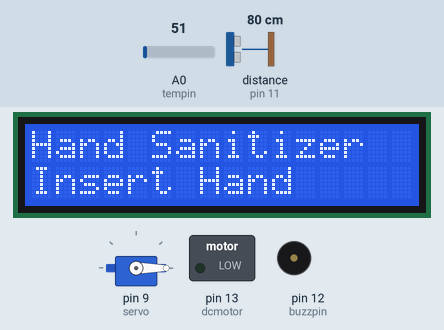
Recording of a sketch running on a simulated Arduino Uno, built with avr-gcc and run on an emulated ATmega328P. Shown: servo, 16×2 character LCD, switched loads named in the sketch (green lamp = pin HIGH), buzzer (waves = sounding, pin HIGH). Wiring (inferred from the names in the program): ultrasonic range finder: trigger pin 10; echo pin 11. The test bench sets the inputs (shaded band); at power-on: distance to the obstacle (sensor on pin 11) 80 cm, A0 (tempin) = 51. The echo pulse lasts 58.3 µs per cm; pins used as bus, display or sensor lines are not drawn; what the sketch prints to the serial monitor is not drawn.

Above: at 1.2 s.
1.3 s: distance to the obstacle (sensor on pin 11) set to 12 cm
4.4 s: distance to the obstacle (sensor on pin 11) set to 9 cm
At 6.2 s:
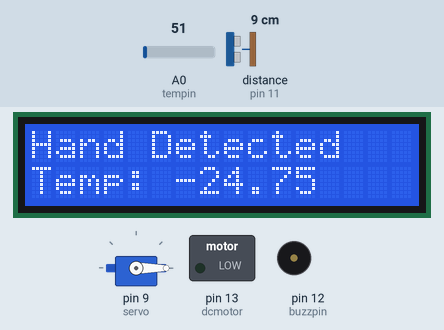
7.1 s: distance to the obstacle (sensor on pin 11) set to 250 cm
At 9.0 s:
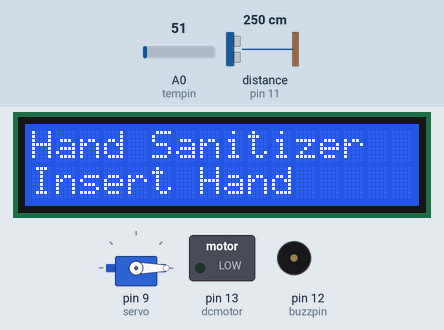
10.2 s: distance to the obstacle (sensor on pin 11) set to 2 cm
At 10.6 s:
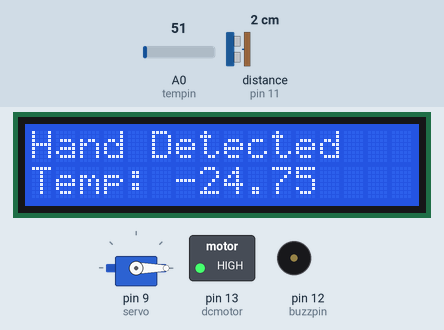
12.7 s: distance to the obstacle (sensor on pin 11) set to 18 cm
At 14.6 s:
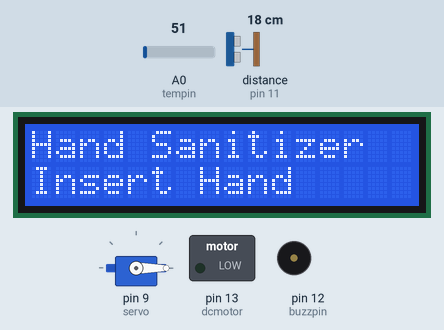
Timing chart, 0 to 16.1 s (numbered marks = the images above; inputs shaded):
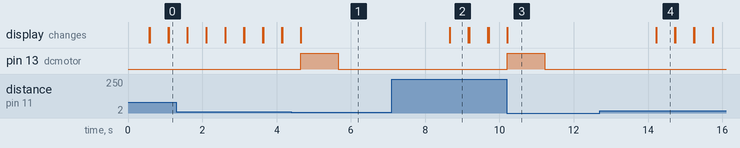

Measured:
- the behaviour switches between 11 and 10 cm on distance to the obstacle (sensor on pin 11) (found by bisection; images 0 and 1)
- after the input at 4.4 s, pin 13 (dcmotor): LOW → HIGH after 0.26 s, → LOW 1.0 s later; the display: first differs from a run without the input after 0.26 s (image 1)
- after the input at 7.1 s, pin 13 (dcmotor): stays LOW (without the input it goes to HIGH after 2.1 s)
- after the input at 10.2 s, pin 13 (dcmotor): LOW → HIGH at once, → LOW 1.0 s later; the display: first differs from a run without the input at once (image 3)
- after the input at 12.7 s, pin 13 (dcmotor): stays LOW (without the input it goes to HIGH after 2.0 s)
- what the display in image 2 shows lasts 0.5 s, from 8.7 s to 9.2 s

The sketch:

d_hand_sanitizer_dispenser_and_temperature_checker_review_31.ino
```cpp
// defines pins numbers
const int servo = 9;
const int trigPin = 10;
const int echoPin = 11;

// defines variables
long duration;
int distance;

#include <Servo.h>
#include<LiquidCrystal.h>

Servo myservo;  // create servo object to control a servo
// twelve servo objects can be created on most boards
LiquidCrystal lcd(2,3,4,5,6,7);
int tempin=A0;
double temp=0;
int pos = 0;    // variable to store the servo position
int buzzpin=12;
int dcmotor=13;
void setup()
{
  pinMode(trigPin, OUTPUT); // Sets the trigPin as an Output
  pinMode(echoPin, INPUT); // Sets the echoPin as an Input
  myservo.attach(servo);  // attaches the servo on pin 9 to the servo object
  myservo.write(0);   // Sets Servo to initially 0 degrees
  Serial.begin(9600); // Starts the serial communication
  lcd.begin(16,2);
  pinMode(tempin,INPUT);
  pinMode(buzzpin,OUTPUT);
  pinMode(dcmotor,OUTPUT);
}

void loop()
{
    lcd.print("Hand Sanitizer");
    lcd.setCursor(0,1);
    lcd.print("Insert Hand");
    delay(500);
    lcd.clear();
    digitalWrite(trigPin, LOW);
    delayMicroseconds(2);
    // Sets the trigPin on HIGH state for 10 micro seconds
    digitalWrite(trigPin, HIGH);
    delayMicroseconds(10);
    digitalWrite(trigPin, LOW);
    // Reads the echoPin, returns the sound wave travel time in microseconds
    duration = pulseIn(echoPin, HIGH);
    // Calculating the distance
    distance= duration*0.034/2;
    // Prints the distance on the Serial Monitor
    Serial.print("Distance: ");
    Serial.println(distance);
    //Servo
    if(distance<10 || distance>300)
    { //Check distance is less than 10cm
      temp=tempread();
      lcd.print("Hand Detected");
      if(temp>=38)
      {
        tone(buzzpin, 220, 500);
        myservo.write(45); // Sets Servo in stages from 0 to 180 degrees so soap does not pitch out.
       delay(100);
       myservo.write(90);
       delay(1000);
       //myservo.write(135);
       //delay(100);
       //myservo.write(180); //Ajust how far you want the servo to go.
       //delay(1000);
       myservo.write(0); // Reset the servo to 0 Degrees
       delay(3000);   //Delay the next time someone can get soap
      }
      lcd.setCursor(0,1);
      lcd.print("Temp: ");
      lcd.print(temp);
      digitalWrite(dcmotor,HIGH);
      delay(1000);
      digitalWrite(dcmotor,LOW);
      delay(3000);
    }
  lcd.clear();
}
double tempread()
{
  temp=analogRead(tempin);
  temp=temp*0.4878-49.6325;
  return temp;
}
```
